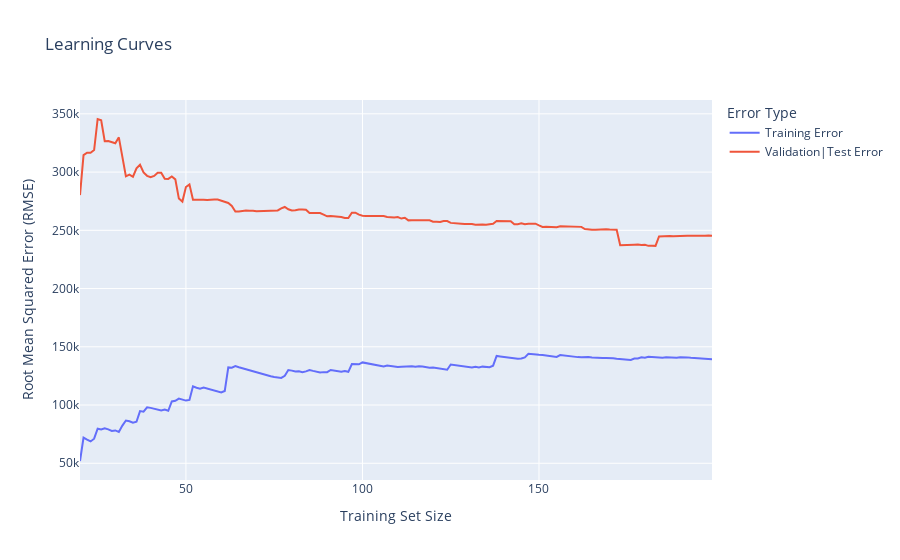

Notebook cell for this chart:
### Code cell
plot_learning_curves_plotly(ridge_reg, X_train, y_train, X_test, y_test)

### Figure 1 — Plotly figure (JSON) as saved in the notebook; plotly's stock layout.template omitted (floating-point values rounded to 4 significant figures; data arrays with more than 128 entries replaced by an {"elided": "..."} marker saying what was removed)
{"data": [{"hovertemplate": "Error Type=Training Error<br>Training Set Size=%{x}<br>Root Mean Squared Error (RMSE)=%{y}<extra></extra>", "legendgroup": "Training Error", "line": {"color": "#636efa", "dash": "solid"}, "marker": {"symbol": "circle"}, "mode": "lines", "name": "Training Error", "orientation": "v", "showlegend": true, "type": "scatter", "x": {"elided": "180 int values"}, "xaxis": "x", "y": {"elided": "180 float values"}, "yaxis": "y"}, {"hovertemplate": "Error Type=Validation|Test Error<br>Training Set Size=%{x}<br>Root Mean Squared Error (RMSE)=%{y}<extra></extra>", "legendgroup": "Validation|Test Error", "line": {"color": "#EF553B", "dash": "solid"}, "marker": {"symbol": "circle"}, "mode": "lines", "name": "Validation|Test Error", "orientation": "v", "showlegend": true, "type": "scatter", "x": {"elided": "180 int values"}, "xaxis": "x", "y": {"elided": "180 float values"}, "yaxis": "y"}], "layout": {"legend": {"title": {"text": "Error Type"}, "tracegroupgap": 0}, "title": {"text": "Learning Curves"}, "xaxis": {"anchor": "y", "domain": [0, 1], "title": {"text": "Training Set Size"}}, "yaxis": {"anchor": "x", "domain": [0, 1], "title": {"text": "Root Mean Squared Error (RMSE)"}}}}
